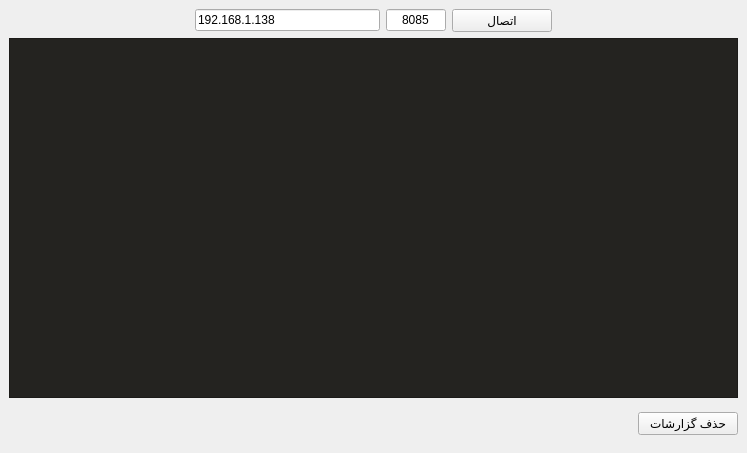
<?xml version="1.0" encoding="UTF-8"?>
<ui version="4.0">
 <class>MainWindow</class>
 <widget class="QMainWindow" name="MainWindow">
  <property name="geometry">
   <rect>
    <x>0</x>
    <y>0</y>
    <width>747</width>
    <height>453</height>
   </rect>
  </property>
  <property name="windowTitle">
   <string>MainWindow</string>
  </property>
  <property name="styleSheet">
   <string notr="true">QMainWindow{
	/*background-color: #f6f6f6;*/
}
QFrame {
background-color: rgba(255, 255, 255, 0);
border-color: rgb(85, 170, 255);
/*font: 75 italic 12pt &quot;Sitka&quot;;*/
}
/*QPushButton {
     background-color: #00aaff;
	 color: rgb(255, 255, 255);
     border-radius: 8px;
	font: 14pt &quot;B Nazanin&quot;;
	padding: 5px;
}
QPushButton:hover {
     background-color: #9ee35d; border: 1px solid rgb(255, 85, 127);
}
QPushButton:pressed {
	outline: none;
}
QPushButton:focus {
	outline: none;
}*/
QLineEdit{
	font: italic 12pt &quot;Arial&quot;;
}
QTextBrowser{
	background-color: #242320;
}</string>
  </property>
  <widget class="QWidget" name="centralwidget">
   <layout class="QVBoxLayout" name="verticalLayout">
    <item>
     <layout class="QGridLayout" name="gridLayout">
      <item row="1" column="0">
       <layout class="QGridLayout" name="gridLayout_3">
        <item row="0" column="0">
         <widget class="QTextBrowser" name="textBrowser">
          <property name="html">
           <string>&lt;!DOCTYPE HTML PUBLIC &quot;-//W3C//DTD HTML 4.0//EN&quot; &quot;http://www.w3.org/TR/REC-html40/strict.dtd&quot;&gt;
&lt;html&gt;&lt;head&gt;&lt;meta name=&quot;qrichtext&quot; content=&quot;1&quot; /&gt;&lt;style type=&quot;text/css&quot;&gt;
p, li { white-space: pre-wrap; }
&lt;/style&gt;&lt;/head&gt;&lt;body style=&quot; font-family:'MS Shell Dlg 2'; font-size:8.25pt; font-weight:400; font-style:normal;&quot;&gt;
&lt;p align=&quot;right&quot; style=&quot;-qt-paragraph-type:empty; margin-top:0px; margin-bottom:0px; margin-left:0px; margin-right:0px; -qt-block-indent:0; text-indent:0px;&quot;&gt;&lt;br /&gt;&lt;/p&gt;&lt;/body&gt;&lt;/html&gt;</string>
          </property>
         </widget>
        </item>
       </layout>
      </item>
      <item row="0" column="0">
       <layout class="QGridLayout" name="gridLayout_2">
        <item row="0" column="0">
         <spacer name="horizontalSpacer">
          <property name="orientation">
           <enum>Qt::Horizontal</enum>
          </property>
          <property name="sizeHint" stdset="0">
           <size>
            <width>40</width>
            <height>20</height>
           </size>
          </property>
         </spacer>
        </item>
        <item row="0" column="4">
         <spacer name="horizontalSpacer_2">
          <property name="orientation">
           <enum>Qt::Horizontal</enum>
          </property>
          <property name="sizeHint" stdset="0">
           <size>
            <width>40</width>
            <height>20</height>
           </size>
          </property>
         </spacer>
        </item>
        <item row="0" column="3">
         <widget class="QPushButton" name="pushButton">
          <property name="minimumSize">
           <size>
            <width>100</width>
            <height>0</height>
           </size>
          </property>
          <property name="text">
           <string>اتصال</string>
          </property>
         </widget>
        </item>
        <item row="0" column="1">
         <widget class="QLineEdit" name="lineEdit">
          <property name="inputMask">
           <string/>
          </property>
          <property name="text">
           <string>192.168.1.138</string>
          </property>
         </widget>
        </item>
        <item row="0" column="2">
         <widget class="QLineEdit" name="lineEditPort">
          <property name="maximumSize">
           <size>
            <width>60</width>
            <height>16777215</height>
           </size>
          </property>
          <property name="inputMask">
           <string/>
          </property>
          <property name="text">
           <string>8085</string>
          </property>
          <property name="alignment">
           <set>Qt::AlignCenter</set>
          </property>
         </widget>
        </item>
       </layout>
      </item>
      <item row="2" column="0">
       <layout class="QGridLayout" name="gridLayout_6">
        <item row="0" column="5">
         <spacer name="horizontalSpacer_3">
          <property name="orientation">
           <enum>Qt::Horizontal</enum>
          </property>
          <property name="sizeHint" stdset="0">
           <size>
            <width>40</width>
            <height>20</height>
           </size>
          </property>
         </spacer>
        </item>
        <item row="0" column="1">
         <widget class="QLabel" name="lamp">
          <property name="minimumSize">
           <size>
            <width>40</width>
            <height>40</height>
           </size>
          </property>
          <property name="maximumSize">
           <size>
            <width>40</width>
            <height>40</height>
           </size>
          </property>
          <property name="text">
           <string/>
          </property>
         </widget>
        </item>
        <item row="0" column="2">
         <widget class="QLabel" name="fan">
          <property name="minimumSize">
           <size>
            <width>40</width>
            <height>40</height>
           </size>
          </property>
          <property name="maximumSize">
           <size>
            <width>40</width>
            <height>40</height>
           </size>
          </property>
          <property name="text">
           <string/>
          </property>
         </widget>
        </item>
        <item row="0" column="3">
         <spacer name="horizontalSpacer_4">
          <property name="orientation">
           <enum>Qt::Horizontal</enum>
          </property>
          <property name="sizeHint" stdset="0">
           <size>
            <width>40</width>
            <height>20</height>
           </size>
          </property>
         </spacer>
        </item>
        <item row="0" column="4">
         <widget class="QLabel" name="voice">
          <property name="minimumSize">
           <size>
            <width>40</width>
            <height>40</height>
           </size>
          </property>
          <property name="maximumSize">
           <size>
            <width>40</width>
            <height>40</height>
           </size>
          </property>
          <property name="text">
           <string/>
          </property>
         </widget>
        </item>
        <item row="0" column="6">
         <widget class="QPushButton" name="clearLog">
          <property name="minimumSize">
           <size>
            <width>100</width>
            <height>0</height>
           </size>
          </property>
          <property name="text">
           <string>حذف گزارشات</string>
          </property>
         </widget>
        </item>
        <item row="0" column="0">
         <widget class="QLabel" name="connection">
          <property name="minimumSize">
           <size>
            <width>40</width>
            <height>40</height>
           </size>
          </property>
          <property name="maximumSize">
           <size>
            <width>40</width>
            <height>40</height>
           </size>
          </property>
          <property name="text">
           <string/>
          </property>
         </widget>
        </item>
       </layout>
      </item>
     </layout>
    </item>
   </layout>
  </widget>
 </widget>
 <resources/>
 <connections/>
</ui>
